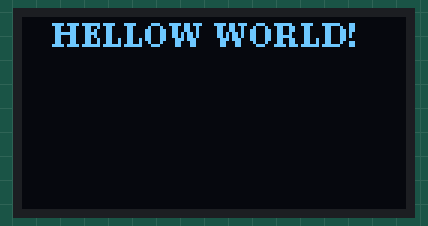
Recording of a sketch running on a simulated ESP32. Shown: 128×64 one-colour display. What the sketch prints to the serial monitor is not drawn.

Above: at 0.1 s.
At 1.1 s:
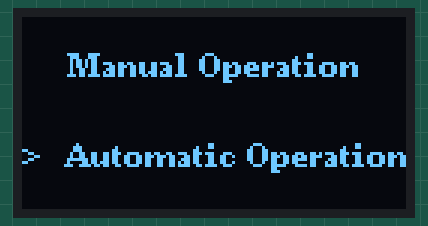

Measured:
- what the display in image 1 shows lasts 10.0 s, from 1.1 s to 11.1 s

The sketch:

prin.ino
```cpp
//Arduino OLED Example
#include <Arduino.h>
#include <U8g2lib.h>
#include <stdlib.h>

#ifdef U8X8_HAVE_HW_SPI
#include <SPI.h>
#endif
#ifdef U8X8_HAVE_HW_I2C
#include <Wire.h>
#endif

#define OLED_SCL 5
#define OLED_SDA 18

U8G2_SSD1306_128X64_NONAME_F_HW_I2C u8g2(U8G2_R0, OLED_SCL,OLED_SDA, U8X8_PIN_NONE);

void setup() {
  // put your setup code here, to run once:
  Serial.begin(9600);
  u8g2.begin();
  u8g2.setFont(u8g2_font_ncenB08_tr);
}

void loop() {
  // put your main code here, to run repeatedly:
  Serial.printf("OK\n");
  u8g2.clearBuffer();
  u8g2.setFont(u8g2_font_ncenB08_tr);
  u8g2.drawStr(10,10,"HELLOW WORLD!");
  u8g2.sendBuffer();
  delay(1000);
  //读取 H X Y Z Phi Sigma Alpha Beta
    char data[20] = {};

    u8g2.clearBuffer();

    sprintf(data,"Manual Operation");
    u8g2.drawStr(15,20,data);

    sprintf(data,"Automatic Operation");
    u8g2.drawStr(15,50,data);

    sprintf(data,">");
    u8g2.drawStr(0,50,data);

    u8g2.sendBuffer();
  delay(10000);
}
```
